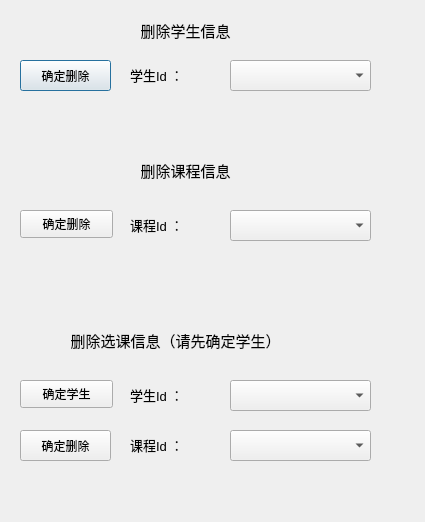
<?xml version="1.0" encoding="UTF-8"?>
<ui version="4.0">
 <class>DeleteWindow</class>
 <widget class="QDialog" name="DeleteWindow">
  <property name="geometry">
   <rect>
    <x>0</x>
    <y>0</y>
    <width>425</width>
    <height>522</height>
   </rect>
  </property>
  <property name="windowTitle">
   <string>删除</string>
  </property>
  <property name="windowIcon">
   <iconset resource="icon.qrc">
    <normaloff>:/new/prefix1/untitled1.png</normaloff>:/new/prefix1/untitled1.png</iconset>
  </property>
  <property name="modal">
   <bool>true</bool>
  </property>
  <widget class="QPushButton" name="del_btnStuId">
   <property name="geometry">
    <rect>
     <x>20</x>
     <y>60</y>
     <width>91</width>
     <height>31</height>
    </rect>
   </property>
   <property name="text">
    <string>确定删除</string>
   </property>
  </widget>
  <widget class="QPushButton" name="del_btnLesId">
   <property name="geometry">
    <rect>
     <x>20</x>
     <y>210</y>
     <width>93</width>
     <height>28</height>
    </rect>
   </property>
   <property name="text">
    <string>确定删除</string>
   </property>
  </widget>
  <widget class="QPushButton" name="del_btnSelect">
   <property name="geometry">
    <rect>
     <x>20</x>
     <y>430</y>
     <width>91</width>
     <height>31</height>
    </rect>
   </property>
   <property name="text">
    <string>确定删除</string>
   </property>
  </widget>
  <widget class="QLabel" name="label">
   <property name="geometry">
    <rect>
     <x>30</x>
     <y>10</y>
     <width>311</width>
     <height>41</height>
    </rect>
   </property>
   <property name="text">
    <string>&lt;html&gt;&lt;head/&gt;&lt;body&gt;&lt;p align=&quot;center&quot;&gt;&lt;span style=&quot; font-size:11pt;&quot;&gt;删除学生信息&lt;/span&gt;&lt;/p&gt;&lt;/body&gt;&lt;/html&gt;</string>
   </property>
  </widget>
  <widget class="QLabel" name="label_2">
   <property name="geometry">
    <rect>
     <x>30</x>
     <y>150</y>
     <width>311</width>
     <height>41</height>
    </rect>
   </property>
   <property name="text">
    <string>&lt;html&gt;&lt;head/&gt;&lt;body&gt;&lt;p align=&quot;center&quot;&gt;&lt;span style=&quot; font-size:11pt;&quot;&gt;删除课程信息&lt;/span&gt;&lt;/p&gt;&lt;/body&gt;&lt;/html&gt;</string>
   </property>
  </widget>
  <widget class="QLabel" name="label_3">
   <property name="geometry">
    <rect>
     <x>20</x>
     <y>320</y>
     <width>311</width>
     <height>41</height>
    </rect>
   </property>
   <property name="text">
    <string>&lt;html&gt;&lt;head/&gt;&lt;body&gt;&lt;p align=&quot;center&quot;&gt;&lt;span style=&quot; font-size:11pt;&quot;&gt;删除选课信息（请先确定学生）&lt;/span&gt;&lt;/p&gt;&lt;/body&gt;&lt;/html&gt;</string>
   </property>
  </widget>
  <widget class="QLabel" name="label_4">
   <property name="geometry">
    <rect>
     <x>130</x>
     <y>60</y>
     <width>91</width>
     <height>31</height>
    </rect>
   </property>
   <property name="text">
    <string>&lt;html&gt;&lt;head/&gt;&lt;body&gt;&lt;p&gt;&lt;span style=&quot; font-size:10pt;&quot;&gt;学生Id ：&lt;/span&gt;&lt;/p&gt;&lt;/body&gt;&lt;/html&gt;</string>
   </property>
  </widget>
  <widget class="QLabel" name="label_6">
   <property name="geometry">
    <rect>
     <x>130</x>
     <y>210</y>
     <width>91</width>
     <height>31</height>
    </rect>
   </property>
   <property name="text">
    <string>&lt;html&gt;&lt;head/&gt;&lt;body&gt;&lt;p&gt;&lt;span style=&quot; font-size:10pt;&quot;&gt;课程Id ：&lt;/span&gt;&lt;/p&gt;&lt;/body&gt;&lt;/html&gt;</string>
   </property>
  </widget>
  <widget class="QLabel" name="label_8">
   <property name="geometry">
    <rect>
     <x>130</x>
     <y>430</y>
     <width>91</width>
     <height>31</height>
    </rect>
   </property>
   <property name="text">
    <string>&lt;html&gt;&lt;head/&gt;&lt;body&gt;&lt;p&gt;&lt;span style=&quot; font-size:10pt;&quot;&gt;课程Id ：&lt;/span&gt;&lt;/p&gt;&lt;/body&gt;&lt;/html&gt;</string>
   </property>
  </widget>
  <widget class="QLabel" name="label_9">
   <property name="geometry">
    <rect>
     <x>130</x>
     <y>380</y>
     <width>91</width>
     <height>31</height>
    </rect>
   </property>
   <property name="text">
    <string>&lt;html&gt;&lt;head/&gt;&lt;body&gt;&lt;p&gt;&lt;span style=&quot; font-size:10pt;&quot;&gt;学生Id ：&lt;/span&gt;&lt;/p&gt;&lt;/body&gt;&lt;/html&gt;</string>
   </property>
  </widget>
  <widget class="QComboBox" name="del_cmb_stuId">
   <property name="geometry">
    <rect>
     <x>230</x>
     <y>60</y>
     <width>141</width>
     <height>31</height>
    </rect>
   </property>
  </widget>
  <widget class="QComboBox" name="del_cmb_lesId">
   <property name="geometry">
    <rect>
     <x>230</x>
     <y>210</y>
     <width>141</width>
     <height>31</height>
    </rect>
   </property>
  </widget>
  <widget class="QComboBox" name="del_cmb_seleLesId">
   <property name="geometry">
    <rect>
     <x>230</x>
     <y>430</y>
     <width>141</width>
     <height>31</height>
    </rect>
   </property>
  </widget>
  <widget class="QComboBox" name="del_cmb_seleStuId">
   <property name="geometry">
    <rect>
     <x>230</x>
     <y>380</y>
     <width>141</width>
     <height>31</height>
    </rect>
   </property>
  </widget>
  <widget class="QPushButton" name="pushButton">
   <property name="geometry">
    <rect>
     <x>20</x>
     <y>380</y>
     <width>93</width>
     <height>28</height>
    </rect>
   </property>
   <property name="text">
    <string>确定学生</string>
   </property>
  </widget>
 </widget>
 <resources>
  <include location="icon.qrc"/>
 </resources>
 <connections>
  <connection>
   <sender>del_btnSelect</sender>
   <signal>clicked(bool)</signal>
   <receiver>DeleteWindow</receiver>
   <slot>deletChooseSelectLesson(bool)</slot>
   <hints>
    <hint type="sourcelabel">
     <x>88</x>
     <y>450</y>
    </hint>
    <hint type="destinationlabel">
     <x>174</x>
     <y>476</y>
    </hint>
   </hints>
  </connection>
  <connection>
   <sender>pushButton</sender>
   <signal>clicked(bool)</signal>
   <receiver>DeleteWindow</receiver>
   <slot>deletChooseSelectStu(bool)</slot>
   <hints>
    <hint type="sourcelabel">
     <x>51</x>
     <y>393</y>
    </hint>
    <hint type="destinationlabel">
     <x>192</x>
     <y>371</y>
    </hint>
   </hints>
  </connection>
  <connection>
   <sender>del_btnStuId</sender>
   <signal>clicked(bool)</signal>
   <receiver>DeleteWindow</receiver>
   <slot>deletChooseStu(bool)</slot>
   <hints>
    <hint type="sourcelabel">
     <x>63</x>
     <y>68</y>
    </hint>
    <hint type="destinationlabel">
     <x>206</x>
     <y>103</y>
    </hint>
   </hints>
  </connection>
  <connection>
   <sender>del_btnLesId</sender>
   <signal>clicked(bool)</signal>
   <receiver>DeleteWindow</receiver>
   <slot>deletChooseLes(bool)</slot>
   <hints>
    <hint type="sourcelabel">
     <x>53</x>
     <y>216</y>
    </hint>
    <hint type="destinationlabel">
     <x>142</x>
     <y>260</y>
    </hint>
   </hints>
  </connection>
 </connections>
 <slots>
  <slot>deletChooseStu(bool)</slot>
  <slot>deletChooseLes(bool)</slot>
  <slot>deletChooseSelectLesson(bool)</slot>
  <slot>deletChooseSelectStu(bool)</slot>
 </slots>
</ui>
